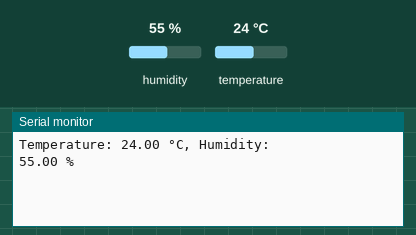
Recording of a sketch running on a simulated ESP8266 (NodeMCU). On the bench: the last lines printed to the serial monitor. The inputs (shaded band) are chosen by the test bench; at power-on: humidity 55 %, temperature 24 °C. WiFi joins after 1.5 s; servers stay silent unless stated.

Above: at 3.0 s.
3.1 s: humidity set to 22 %
At 8.2 s:
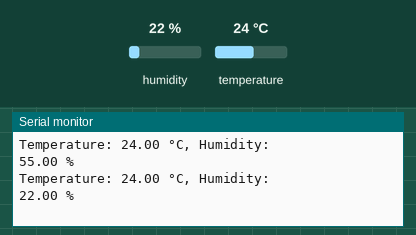
9.1 s: temperature set to 12 °C
At 12.9 s:
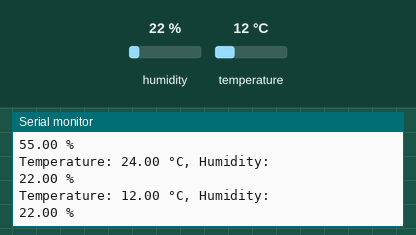
15.1 s: humidity set to 40 %
At 17.6 s:
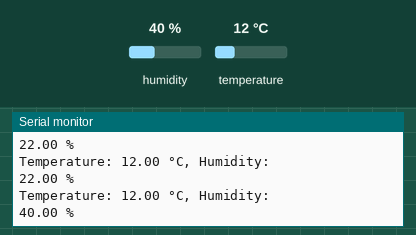
Timing chart, 0 to 19.1 s (numbered marks = the images above; inputs shaded):
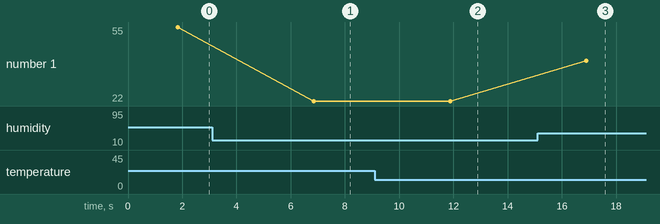

The sketch:

Smart-irrigation-system-IoT.ino
```cpp
#define BLYNK_PRINT Serial

#define BLYNK_TEMPLATE_ID "TMPL3sFrlwCeJ"
#define BLYNK_TEMPLATE_NAME "DHT 11"
#define BLYNK_AUTH_TOKEN "uq40CyzeE9sVuKzEPgtGpJvV5ngMajvz"

#include <ESP8266WiFi.h>
#include <BlynkSimpleEsp8266.h>
#include <DHT.h>

// Your WiFi credentials.
// Set password to "" for open networks.
char ssid[] = "iPhone";
char pass[] = "chp12345";

#define DHTPIN D4 // Digital pin connected to the DHT sensor
#define DHTTYPE DHT11 // Change this to DHT22 or DHT21 if you're using different sensor

DHT dht(DHTPIN, DHTTYPE); // Initialize DHT sensor object

void setup() {
  // Debug console
  Serial.begin(115200);
  Blynk.begin(BLYNK_AUTH_TOKEN, ssid, pass);
  dht.begin();
}

void loop() {
  Blynk.run();

  // Read sensor data
  float humidity = dht.readHumidity();
  float temperature = dht.readTemperature();

  // Check if readings are valid
  if (!isnan(humidity) && !isnan(temperature)) {
    Serial.print("Temperature: ");
    Serial.print(temperature);
    Serial.println(" °C, Humidity: ");
    Serial.print(humidity);
    Serial.println(" %");

    // Send sensor data to Blynk
    Blynk.virtualWrite(V0, humidity);
    Blynk.virtualWrite(V1, temperature);
  } else {
    Serial.println("Failed to read from DHT sensor!");
  }

  delay(5000); // Update every 3 seconds
}
```

Measured:
- after the input at 3.1 s, the serial monitor: prints a new line after 3.8 s (image 1)
- after the input at 9.1 s, the serial monitor: prints a new line after 2.8 s (image 2)
- after the input at 15.1 s, the serial monitor: prints a new line after 1.8 s (image 3)
- plotted number 1: 55 → 22 after the input at 3.1 s, 22 → 40 after the input at 15.1 s
